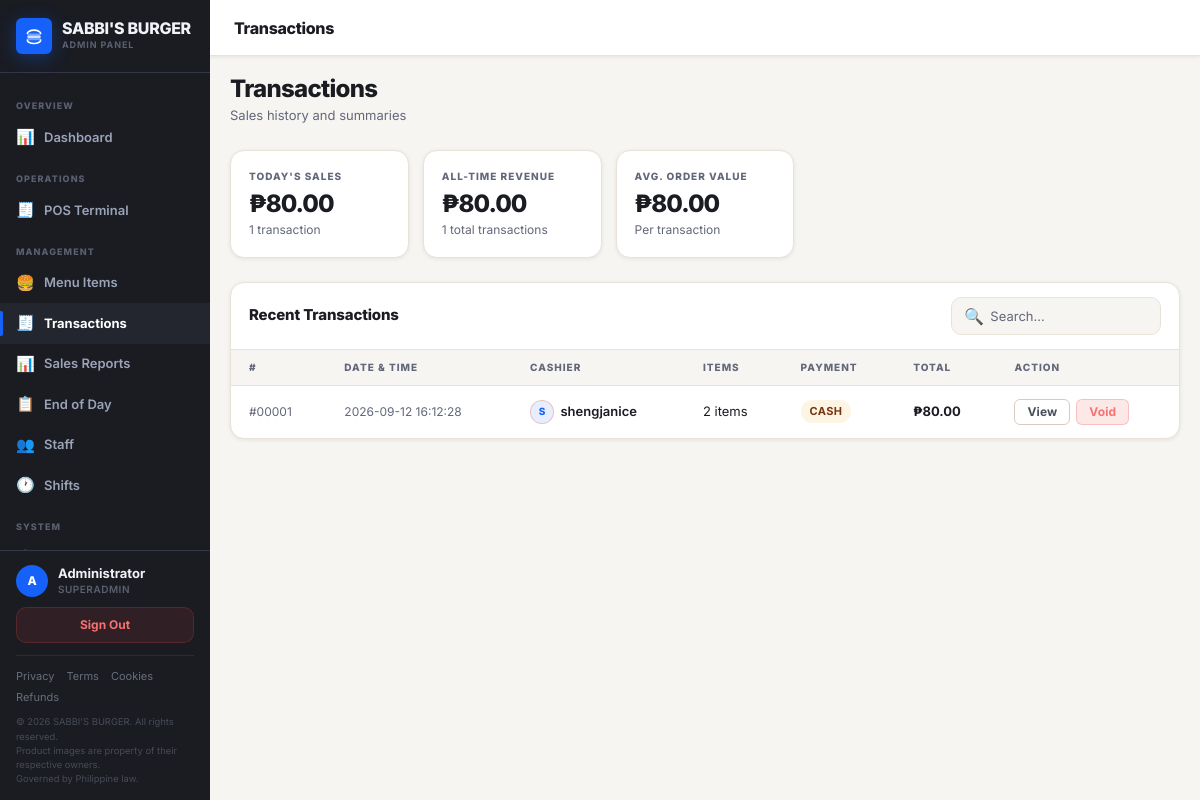
Page /transactions (signed in) on the earlier database version.
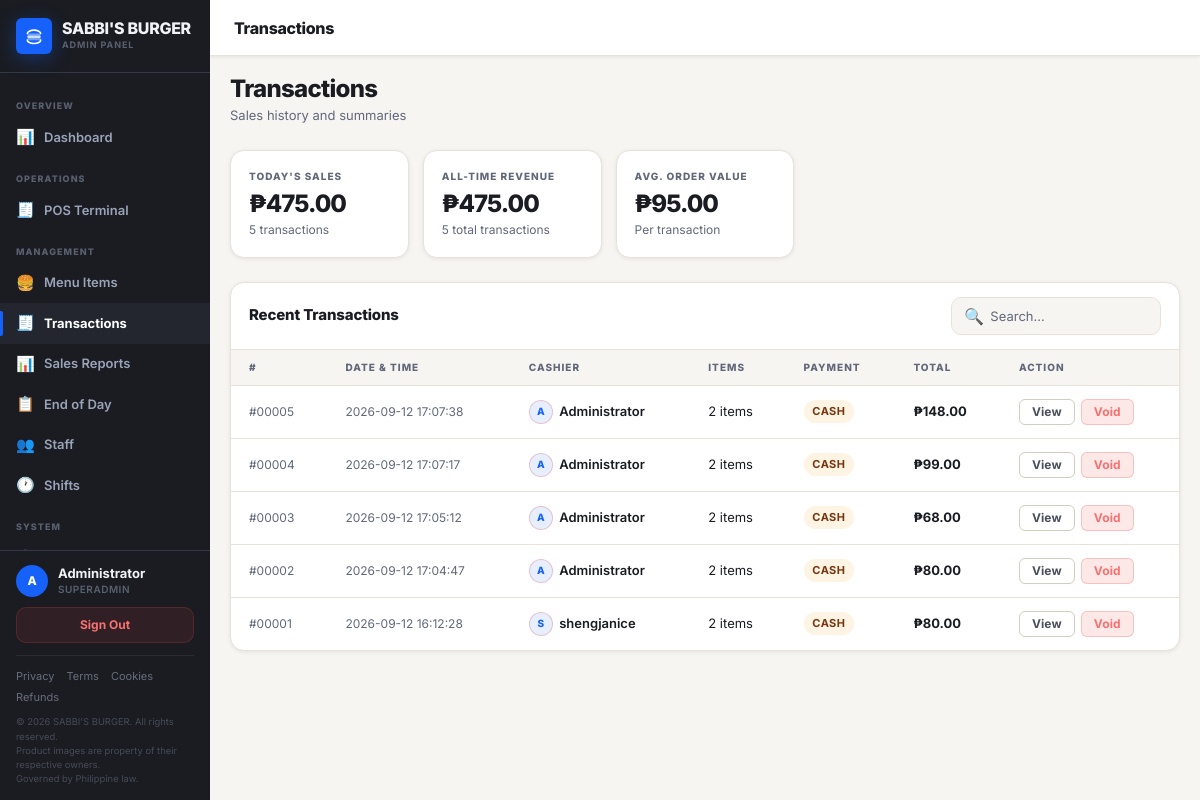
Same page on the later database version.
### tables this page shows
CREATE TABLE users (
    id INTEGER PRIMARY KEY AUTOINCREMENT,
    username TEXT NOT NULL UNIQUE,
    password_hash TEXT NOT NULL,
    full_name TEXT NOT NULL,
    role TEXT NOT NULL CHECK(role IN ('superadmin', 'cashier')),
    is_active INTEGER NOT NULL DEFAULT 1,
    last_login TIMESTAMP,
    created_at TIMESTAMP DEFAULT CURRENT_TIMESTAMP
);

CREATE TABLE transactions (
    id INTEGER PRIMARY KEY AUTOINCREMENT,
    order_number TEXT NOT NULL,
    total REAL NOT NULL,
    discount REAL DEFAULT 0,
    cash_tendered REAL,
    change_given REAL,
    payment_method TEXT DEFAULT 'cash',
    gcash_ref TEXT,
    served_by INTEGER,
    notes TEXT,
    created_at TIMESTAMP DEFAULT CURRENT_TIMESTAMP, tax_rate REAL DEFAULT 0, tax_amount REAL DEFAULT 0, discount_type TEXT DEFAULT 'regular', vat_exempt INTEGER DEFAULT 0,
    FOREIGN KEY (served_by) REFERENCES users(id)
);

### app.py (the view)
@app.route('/transactions')
@superadmin_required
def transactions():
    today, overall = get_sales_summary()
    return render_template('admin/transactions.html',
                           transactions=get_all_transactions(),
                           today=today, overall=overall)

### auth.py (called while the page is built)
def current_user():
    if 'user_id' not in session:
        return None
    with get_db() as conn:
        return conn.execute(
            "SELECT * FROM users WHERE id = ? AND is_active = 1", (session['user_id'],)
        ).fetchone()

def is_logged_in():
    return 'user_id' in session

def superadmin_required(f):
    @wraps(f)
    def decorated(*args, **kwargs):
        if not is_logged_in():
            flash('Please log in to continue.', 'warning')
            return redirect(url_for('login'))
        if session.get('role') != 'superadmin':
            flash('Access denied. Superadmin only.', 'error')
            abort(403)
        return f(*args, **kwargs)
    return decorated

### config.py (called while the page is built)
def load_settings():
    try:
        with open(SETTINGS_PATH, 'r', encoding='utf-8') as f:
            data = json.load(f)
        return {**DEFAULTS, **data}
    except Exception:
        return dict(DEFAULTS)

### database.py (called while the page is built)
def get_db():
    conn = sqlite3.connect(DATABASE)
    conn.row_factory = sqlite3.Row
    conn.execute("PRAGMA foreign_keys = ON")
    return conn

def get_all_transactions(limit=100):
    with get_db() as conn:
        return conn.execute("""
            SELECT t.*, COUNT(ti.id) AS item_count, u.full_name AS cashier_name
            FROM transactions t
            LEFT JOIN transaction_items ti ON t.id = ti.transaction_id
            LEFT JOIN users u ON t.served_by = u.id
            GROUP BY t.id
            ORDER BY t.created_at DESC
            LIMIT ?
        """, (limit,)).fetchall()

def get_sales_summary():
    with get_db() as conn:
        today = conn.execute("""
            SELECT COALESCE(SUM(total),0) AS total, COUNT(*) AS count
            FROM transactions
            WHERE DATE(created_at,'localtime') = DATE('now','localtime')
        """).fetchone()
        overall = conn.execute("""
            SELECT COALESCE(SUM(total),0) AS total, COUNT(*) AS count
            FROM transactions
        """).fetchone()
        return today, overall

def get_active_shift(user_id):
    with get_db() as conn:
        return conn.execute("""
            SELECT s.*, u.full_name, u.role
            FROM shifts s
            JOIN users u ON s.user_id = u.id
            WHERE s.user_id = ? AND s.status = 'active'
            ORDER BY s.clock_in DESC LIMIT 1
        """, (user_id,)).fetchone()

### templates/admin/transactions.html (shortened to what this page needs)
{% extends "admin/base_admin.html" %}
{% block page_title %}Transactions{% endblock %}
{% block content %}
<div class="page-header">
  <div>
    <h1>Transactions</h1>
    <p>Sales history and summaries</p>
  </div>
</div>
<div class="stats-grid">
  <div class="stat-card">
    <div class="stat-card-label">Today's Sales</div>
    <div class="stat-card-value">{{ currency }}{{ "%.2f"|format(today.total) }}</div>
    <div class="stat-card-sub">{{ today.count }} transaction{{ 's' if today.count != 1 }}</div>
  </div>
  <div class="stat-card">
    <div class="stat-card-label">All-Time Revenue</div>
    <div class="stat-card-value">{{ currency }}{{ "%.2f"|format(overall.total) }}</div>
    <div class="stat-card-sub">{{ overall.count }} total transactions</div>
  </div>
  <div class="stat-card">
    <div class="stat-card-label">Avg. Order Value</div>
    <div class="stat-card-value">
      {% if overall.count > 0 %}
        {{ currency }}{{ "%.2f"|format(overall.total / overall.count) }}
      {% else %}—{% endif %}
    </div>
    <div class="stat-card-sub">Per transaction</div>
  </div>
</div>
<div class="table-card">
  <div class="table-card-header">
    <span class="table-card-title">Recent Transactions</span>
    <div class="table-search">
      <span>🔍</span>
      <input type="text" id="search-tx" placeholder="Search…">
    </div>
  </div>
  <div class="table-wrap">
    <table id="tx-table">
      <thead>
        <tr>
          <th>#</th>
          <th>Date & Time</th>
          <th>Cashier</th>
          <th>Items</th>
          <th>Payment</th>
          <th>Total</th>
          <th>Action</th>
        </tr>
      </thead>
      <tbody>
        {% for tx in transactions %}
        <tr>
          <td class="td-muted">#{{ "%05d"|format(tx.id) }}</td>
          <td class="td-muted">{{ tx.created_at }}</td>
          <td>
            {% if tx.cashier_name %}
            <div style="display:flex;align-items:center;gap:.4rem">
              <div style="width:24px;height:24px;border-radius:50%;background:var(--brand-dim);border:1.5px solid rgba(232,59,42,.25);display:flex;align-items:center;justify-content:center;font-size:.625rem;font-weight:800;color:var(--brand);flex-shrink:0">{{ tx.cashier_name[0]|upper }}</div>
              <span style="font-size:.8125rem;font-weight:600;color:var(--text-dark)">{{ tx.cashier_name }}</span>
            </div>
            {% else %}
            <span class="td-muted">—</span>
            {% endif %}
          </td>
          <td>{{ tx.item_count }} item{{ 's' if tx.item_count != 1 }}</td>
          <td>
            <span class="badge badge-{{ tx.payment_method }}">{{ tx.payment_method | title }}</span>
          </td>
          <td><strong>{{ currency }}{{ "%.2f"|format(tx.total) }}</strong></td>
          <td>
            <div class="td-actions">
              <a href="{{ url_for('transaction_detail', transaction_id=tx.id) }}" class="btn btn-ghost btn-sm">View</a>
              <form id="void-{{ tx.id }}" method="POST" action="{{ url_for('void_transaction_route', transaction_id=tx.id) }}" style="display:inline">
                <button type="button" class="btn btn-sm"
                  style="background:var(--danger-dim);border-color:rgba(239,68,68,.25);color:var(--danger-text)"
                  onclick="confirmDelete('void-{{ tx.id }}', 'Void order {{ tx.order_number }}? This will restore stock and cannot be undone.')">
                  Void
                </button>
              </form>
            </div>
          </td>
        </tr>
        {% else %}
        <tr><td colspan="7" class="td-muted" style="text-align:center; padding:2rem;">No transactions yet.</td></tr>
        {% endfor %}
      </tbody>
    </table>
  </div>
</div>
{% endblock %}

### templates/admin/base_admin.html (shortened to what this page needs)
<!DOCTYPE html>
<html lang="en">
<head>
  <link rel="stylesheet" href="{{ url_for('static', filename='css/base.css') }}">
  <link rel="stylesheet" href="{{ url_for('theme_css') }}">
  <link rel="stylesheet" href="{{ url_for('static', filename='css/admin.css') }}">
</head>
<body>
<div class="app-shell">
  <aside class="sidebar">
    <div class="sidebar-brand">
      <div class="sidebar-brand-icon">
      </div>
      <div>
        <div class="sidebar-brand-text">{{ app_name }}</div>
        <div class="sidebar-brand-sub">Admin Panel</div>
      </div>
    </div>
    <nav class="sidebar-nav">
      <div class="nav-section-label">Overview</div>
      <a title="Dashboard" href="{{ url_for('dashboard') }}" class="nav-item {% if request.endpoint == 'dashboard' %}active{% endif %}">
        <span class="nav-item-icon">📊</span> Dashboard
      </a>
      <div class="nav-section-label">Operations</div>
      <a title="POS Terminal" href="{{ url_for('index') }}" class="nav-item {% if request.endpoint == 'index' %}active{% endif %}">
        <span class="nav-item-icon">🧾</span> POS Terminal
      </a>
      <div class="nav-section-label">Management</div>
      <a title="Menu Items" href="{{ url_for('products') }}" class="nav-item {% if request.endpoint == 'products' %}active{% endif %}">
        <span class="nav-item-icon">🍔</span> Menu Items
      </a>
      <a title="Transactions" href="{{ url_for('transactions') }}" class="nav-item {% if request.endpoint in ['transactions','transaction_detail'] %}active{% endif %}">
        <span class="nav-item-icon">🧾</span> Transactions
      </a>
      <a title="Sales Reports" href="{{ url_for('reports') }}" class="nav-item {% if request.endpoint == 'reports' %}active{% endif %}">
        <span class="nav-item-icon">📊</span> Sales Reports
      </a>
      <a title="End of Day" href="{{ url_for('eod') }}" class="nav-item {% if request.endpoint == 'eod' %}active{% endif %}">
        <span class="nav-item-icon">📋</span> End of Day
      </a>
      <a title="Staff" href="{{ url_for('users') }}" class="nav-item {% if request.endpoint == 'users' %}active{% endif %}">
        <span class="nav-item-icon">👥</span> Staff
      </a>
      <a title="Shifts" href="{{ url_for('shifts') }}" class="nav-item {% if request.endpoint in ['shifts','shift_detail'] %}active{% endif %}">
        <span class="nav-item-icon">🕐</span> Shifts
      </a>
      <div class="nav-section-label">System</div>
      <a title="Settings" href="{{ url_for('settings_page') }}" class="nav-item {% if request.endpoint == 'settings_page' %}active{% endif %}">
        <span class="nav-item-icon">⚙️</span> Settings
      </a>
    </nav>
    <div class="sidebar-footer">
      {% if current_user %}
      <div class="sidebar-user">
        <div class="sidebar-avatar">{{ current_user['full_name'][0] | upper }}</div>
        <div class="sidebar-user-info">
          <div class="sidebar-user-name">{{ current_user['full_name'] }}</div>
          <div class="sidebar-user-role">{{ current_user['role'] | title }}</div>
        </div>
      </div>
      {% endif %}
      <a href="{{ url_for('logout') }}" class="btn-logout">Sign Out</a>
      <div style="display:flex;flex-wrap:wrap;gap:.25rem .75rem;margin-top:.75rem;padding-top:.75rem;border-top:1px solid rgba(255,255,255,.08)">
        <a href="#" onclick="openPolicyModal('{{ url_for('privacy_policy') }}','Privacy Policy');return false" style="font-size:.6875rem;color:rgba(155,163,184,.6);text-decoration:none" onmouseover="this.style.color='rgba(155,163,184,1)'" onmouseout="this.style.color='rgba(155,163,184,.6)'">Privacy</a>
        <a href="#" onclick="openPolicyModal('{{ url_for('terms') }}','Terms &amp; Conditions');return false" style="font-size:.6875rem;color:rgba(155,163,184,.6);text-decoration:none" onmouseover="this.style.color='rgba(155,163,184,1)'" onmouseout="this.style.color='rgba(155,163,184,.6)'">Terms</a>
        <a href="#" onclick="openPolicyModal('{{ url_for('cookie_policy') }}','Cookie Policy');return false" style="font-size:.6875rem;color:rgba(155,163,184,.6);text-decoration:none" onmouseover="this.style.color='rgba(155,163,184,1)'" onmouseout="this.style.color='rgba(155,163,184,.6)'">Cookies</a>
        <a href="#" onclick="openPolicyModal('{{ url_for('refund_policy') }}','Refund Policy');return false" style="font-size:.6875rem;color:rgba(155,163,184,.6);text-decoration:none" onmouseover="this.style.color='rgba(155,163,184,1)'" onmouseout="this.style.color='rgba(155,163,184,.6)'">Refunds</a>
      </div>
      <div style="margin-top:.625rem;font-size:.5875rem;color:rgba(155,163,184,.35);line-height:1.5">
        &copy; {{ current_year }} {{ app_name }}. All rights reserved.<br>
        Product images are property of their respective owners.<br>
        Governed by Philippine law.
      </div>
    </div>
  </aside>
  <div class="main-content">
    <header class="topbar">
      <span class="topbar-title">{% block page_title %}{% endblock %}</span>
    </header>
    <main class="page-content">
      {% block content %}{% endblock %}
    </main>
  </div>
</div>
</body>
</html>

### static/css/base.css (style rules this page uses)
*, *::before, *::after { box-sizing: border-box; margin: 0; padding: 0; }
:root { --brand: #e83b2a; --brand-h: #ff5a4a; --brand-dim: rgba(232, 59, 42, 0.1); --brand-glow: rgba(232, 59, 42, 0.22); --gold: #f5a623; --gold-h: #ffb84d; --gold-dim: rgba(245, 166, 35, 0.12); --menu-bg: #f7f5f2; --menu-surface: #ffffff; --menu-border: #e8e2d9; --menu-border-2: #d4ccbf; --order-bg: #1a1c22; --order-surface: #23262f; --order-surface-2: #2c303b; --order-border: #333848; --order-border-2: #444a5a; --text-dark: #1a1c22; --text-dark-2: #4a4f5c; --text-dark-3: #62687a; --text-light: #f0f2f8; --text-light-2: #9ba3b8; --text-light-3: #5a6070; --success: #22c55e; --success-dim: rgba(34, 197, 94, 0.12); --success-text: #4ade80; --danger: #ef4444; --danger-dim: rgba(239, 68, 68, 0.12); --danger-text: #f87171; --warning: #f59e0b; --warning-dim: rgba(245, 158, 11, 0.12); --info: #3b82f6; --info-dim: rgba(59, 130, 246, 0.12); --info-text: #60a5fa; --r-xs: 3px; --r-sm: 6px; --r: 10px; --r-md: 14px; --r-lg: 18px; --r-xl: 22px; --shadow-sm: 0 1px 4px rgba(0, 0, 0, 0.08); --shadow: 0 4px 16px rgba(0, 0, 0, 0.1); --shadow-lg: 0 12px 40px rgba(0, 0, 0, 0.15); --shadow-brand: 0 4px 18px rgba(232, 59, 42, 0.35); --font: "Nunito", "Inter", -apple-system, BlinkMacSystemFont, "Segoe UI", sans-serif; --font-mono: "JetBrains Mono", "Fira Code", monospace; --tx-fast: 120ms cubic-bezier(0.4, 0, 0.2, 1); --tx: 200ms cubic-bezier(0.4, 0, 0.2, 1); }
html { font-size: 16px; -webkit-font-smoothing: antialiased; -moz-osx-font-smoothing: grayscale; }
body { font-family: var(--font); background: var(--menu-bg); color: var(--text-dark); line-height: 1.5; min-height: 100vh; }
button, input, select, textarea { font-family: var(--font); font-size: inherit; }
img, svg { display: block; max-width: 100%; }
a { color: var(--brand); text-decoration: none; }
.badge { display: inline-flex; align-items: center; font-size: 0.6875rem; font-weight: 700; letter-spacing: 0.04em; padding: 0.2rem 0.55rem; border-radius: 99px; text-transform: uppercase; }
.badge-cash { background: var(--gold-dim); color: #78350f; }
.btn { display: inline-flex; align-items: center; justify-content: center; gap: 0.375rem; padding: 0.5rem 1.125rem; border-radius: var(--r); font-family: var(--font); font-size: 0.875rem; font-weight: 700; border: 1.5px solid transparent; cursor: pointer; transition: all var(--tx-fast); white-space: nowrap; user-select: none; line-height: 1; letter-spacing: 0.01em; }
.btn-ghost { background: transparent; border-color: var(--menu-border-2); color: var(--text-dark-2); }
.btn-sm { padding: 0.375rem 0.75rem; font-size: 0.75rem; border-radius: var(--r-sm); }

Differences in the rows shown:
added transactions: id "00005", created_at "2026-09-12 17:07:38", cashier_name "A", cashier_name "Administrator", item_count "2", item_count "s", payment_method "CASH", currency "₱", total "148.00"
added transactions: id "00004", created_at "2026-09-12 17:07:17", cashier_name "A", cashier_name "Administrator", item_count "2", item_count "s", payment_method "CASH", currency "₱", total "99.00"
added transactions: id "00003", created_at "2026-09-12 17:05:12", cashier_name "A", cashier_name "Administrator", item_count "2", item_count "s", payment_method "CASH", currency "₱", total "68.00"
added transactions: id "00002", created_at "2026-09-12 17:04:47", cashier_name "A", cashier_name "Administrator", item_count "2", item_count "s", payment_method "CASH", currency "₱", total "80.00"
Other differences:
{{ "%.2f"|format(today.total) }}: "80.00" → "475.00"
{{ today.count }}: "1" → "5"
{{ 's' if today.count != 1 }}: (not shown) → "s"
{{ "%.2f"|format(overall.total) }}: "80.00" → "475.00"
{{ overall.count }}: "1" → "5"
{{ "%.2f"|format(overall.total / overall.count) }}: "80.00" → "95.00"
